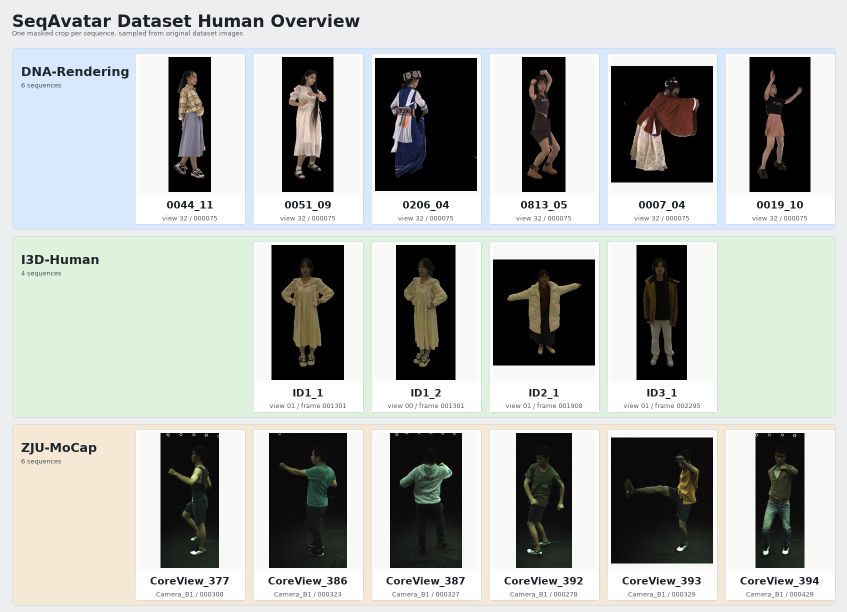
#> input picture dataset_human_overview.png, 1694 x 1224 px (shown at 1/2 size)
$ python -i visual_effects.py   (imports and definitions only)
#> lines starting #> are read from the running program, lines starting #| are printed output that depends on the picture; after the words box and inside, x2 and y2 are one past the last pixel; in counts of white or black regions, pixels touching at a corner belong together
from __future__ import annotations

from functools import lru_cache
from pathlib import Path
from typing import Iterable

import numpy as np
from PIL import Image, ImageDraw, ImageFilter


DEFAULT_BG_SIZE = (864, 1152)


def _to_uint8_rgb(value) -> np.ndarray:
    if hasattr(value, "detach"):
        arr = value.detach().cpu().numpy()
    else:
        arr = np.asarray(value)
    if arr.ndim == 3 and arr.shape[0] in (1, 3, 4):
        arr = np.transpose(arr[:3], (1, 2, 0))
    arr = np.asarray(arr)
    if arr.dtype != np.uint8:
        arr = np.clip(arr, 0.0, 1.0)
        arr = (arr * 255.0).astype(np.uint8)
    if arr.ndim == 2:
        arr = np.repeat(arr[:, :, None], 3, axis=2)
    if arr.shape[2] == 4:
        arr = arr[:, :, :3]
    return arr


def _to_uint8_alpha(value, size=None) -> np.ndarray:
    if value is None:
        if size is None:
            raise ValueError("size is required when alpha is None")
        return np.full((size[1], size[0]), 255, dtype=np.uint8)
    if hasattr(value, "detach"):
        arr = value.detach().cpu().numpy()
    else:
        arr = np.asarray(value)
    arr = np.squeeze(arr)
    if arr.ndim == 3:
        arr = np.max(arr, axis=0)
    if arr.dtype != np.uint8:
        arr = np.clip(arr, 0.0, 1.0)
        arr = (arr * 255.0).astype(np.uint8)
    return arr


def tensor_to_rgb_pil(value) -> Image.Image:
    return Image.fromarray(_to_uint8_rgb(value), "RGB")


def alpha_to_l_pil(value, size) -> Image.Image:
    return Image.fromarray(_to_uint8_alpha(value, size=size), "L")


def make_default_stage_background(size=DEFAULT_BG_SIZE) -> Image.Image:
    width, height = size
    y = np.linspace(0.0, 1.0, height, dtype=np.float32)[:, None]
    x = np.linspace(0.0, 1.0, width, dtype=np.float32)[None, :]

    top = np.array([220, 232, 238], dtype=np.float32)
    bottom = np.array([194, 212, 222], dtype=np.float32)
    base = top * (1.0 - y[..., None]) + bottom * y[..., None]

    center_glow = np.exp(-(((x - 0.58) / 0.32) ** 2 + ((y - 0.38) / 0.45) ** 2))
    base = base + center_glow[..., None] * 20.0

    rng = np.random.default_rng(17)
    noise = rng.normal(0.0, 2.2, (height, width, 1)).astype(np.float32)
    base = np.clip(base + noise, 0, 255).astype(np.uint8)
    image = Image.fromarray(base, "RGB")
    draw = ImageDraw.Draw(image, "RGBA")

    floor_y = int(height * 0.78)
    draw.rectangle((0, floor_y, width, height), fill=(226, 236, 241, 210))
    draw.line((0, floor_y, width, floor_y - int(height * 0.03)), fill=(130, 152, 165, 110), width=2)

    # Left translucent vertical rods, similar to the reference stage image.
    rod_area = int(width * 0.30)
    for idx, x0 in enumerate(range(-6, rod_area, max(8, width // 58))):
        alpha = 82 if idx % 3 else 130
        draw.line((x0, 0, x0 + int(width * 0.03), floor_y + int(height * 0.05)), fill=(255, 255, 255, alpha), width=2)
        draw.line((x0 + 4, 0, x0 + int(width * 0.03) + 4, floor_y), fill=(154, 179, 193, 55), width=1)

    # Back round plinth.
    back_bbox = (
        int(width * 0.58),
        int(height * 0.64),
        int(width * 1.04),
        int(height * 0.88),
    )
    draw.ellipse(back_bbox, fill=(232, 241, 245, 235), outline=(250, 252, 252, 165), width=3)
    draw.rectangle(
        (back_bbox[0], int(height * 0.73), back_bbox[2], int(height * 0.88)),
        fill=(199, 218, 229, 175),
    )
    draw.ellipse(back_bbox, outline=(250, 252, 252, 185), width=3)

    # Front white oval platform.
    front_bbox = (
        int(width * 0.04),
        int(height * 0.77),
        int(width * 0.98),
        int(height * 1.06),
    )
    draw.ellipse(front_bbox, fill=(246, 250, 251, 245), outline=(255, 255, 255, 220), width=4)
    draw.arc(front_bbox, 0, 180, fill=(255, 255, 255, 230), width=5)
    draw.arc(front_bbox, 180, 360, fill=(180, 202, 214, 105), width=3)

    return image.filter(ImageFilter.GaussianBlur(radius=0.25))


@lru_cache(maxsize=24)
def _background_cached(path: str | None, size: tuple[int, int], fit: str) -> Image.Image:
    if path:
        bg = Image.open(path).convert("RGB")
    else:
        bg = make_default_stage_background(DEFAULT_BG_SIZE)
    return fit_background(bg, size, fit=fit)


def fit_background(bg: Image.Image, size: tuple[int, int], fit="cover") -> Image.Image:
    width, height = size
    src_w, src_h = bg.size
    if fit == "contain":
        scale = min(width / src_w, height / src_h)
    else:
        scale = max(width / src_w, height / src_h)
    resized = bg.resize((max(1, int(src_w * scale)), max(1, int(src_h * scale))), Image.Resampling.LANCZOS)
    canvas = Image.new("RGB", size, (218, 230, 236))
    left = (width - resized.size[0]) // 2
    top = (height - resized.size[1]) // 2
    canvas.paste(resized, (left, top))
    if fit == "cover":
        return canvas.crop((0, 0, width, height))
    return canvas


def shifted_mask(mask: Image.Image, size: tuple[int, int], offset: Iterable[int]) -> Image.Image:
    dx, dy = [int(v) for v in offset]
    out = Image.new("L", size, 0)
    out.paste(mask, (dx, dy))
    return out


def compose_pil(
    foreground: Image.Image,
    alpha: Image.Image | None = None,
    *,
    background_path: str | Path | None = None,
    enable_background: bool = True,
    enable_shadow: bool = True,
    background_fit: str = "cover",
    shadow_offset: Iterable[int] = (46, 30),
    shadow_blur: float = 14.0,
    shadow_opacity: float = 0.33,
) -> Image.Image:
    foreground = foreground.convert("RGB")
    size = foreground.size
    if alpha is None:
        alpha = Image.new("L", size, 255)
    else:
        alpha = alpha.convert("L").resize(size, Image.Resampling.BILINEAR)

    if enable_background:
        bg = _background_cached(str(background_path) if background_path else None, size, background_fit).copy()
    else:
        bg = Image.new("RGB", size, (0, 0, 0))

    if enable_shadow:
        shadow_alpha = shifted_mask(alpha, size, shadow_offset)
        shadow_alpha = shadow_alpha.filter(ImageFilter.MaxFilter(9))
        shadow_alpha = shadow_alpha.filter(ImageFilter.GaussianBlur(float(shadow_blur)))
        shadow_alpha = shadow_alpha.point(lambda p: int(p * float(shadow_opacity)))
        shadow_layer = Image.new("RGB", size, (0, 0, 0))
        bg.paste(shadow_layer, (0, 0), shadow_alpha)

    bg.paste(foreground, (0, 0), alpha)
    return bg


def compose_torch_render(
    image,
    alpha=None,
    *,
    background_path: str | Path | None = None,
    enable_background: bool = True,
    enable_shadow: bool = True,
    background_fit: str = "cover",
    shadow_offset: Iterable[int] = (46, 30),
    shadow_blur: float = 14.0,
    shadow_opacity: float = 0.33,
) -> np.ndarray:
    fg = tensor_to_rgb_pil(image)
    mask = alpha_to_l_pil(alpha, fg.size) if alpha is not None else None
    out = compose_pil(
        fg,
        mask,
        background_path=background_path,
        enable_background=enable_background,
        enable_shadow=enable_shadow,
        background_fit=background_fit,
        shadow_offset=shadow_offset,
        shadow_blur=shadow_blur,
        shadow_opacity=shadow_opacity,
    )
    return np.asarray(out, dtype=np.uint8)


def visual_metadata(args) -> dict:
    bg_path = getattr(args, "visual_background_path", None)
    return {
        "visual_background": bool(getattr(args, "visual_background", True)),
        "visual_shadow": bool(getattr(args, "visual_shadow", True)),
        "visual_background_path": str(bg_path) if bg_path else None,
        "visual_background_fit": getattr(args, "visual_background_fit", "cover"),
        "visual_shadow_offset": list(getattr(args, "visual_shadow_offset", [46, 30])),
        "visual_shadow_blur": float(getattr(args, "visual_shadow_blur", 14.0)),
        "visual_shadow_opacity": float(getattr(args, "visual_shadow_opacity", 0.33)),
    }

>>> import cv2
>>> picture = cv2.imread('../dataset_human_overview.png', cv2.IMREAD_GRAYSCALE)
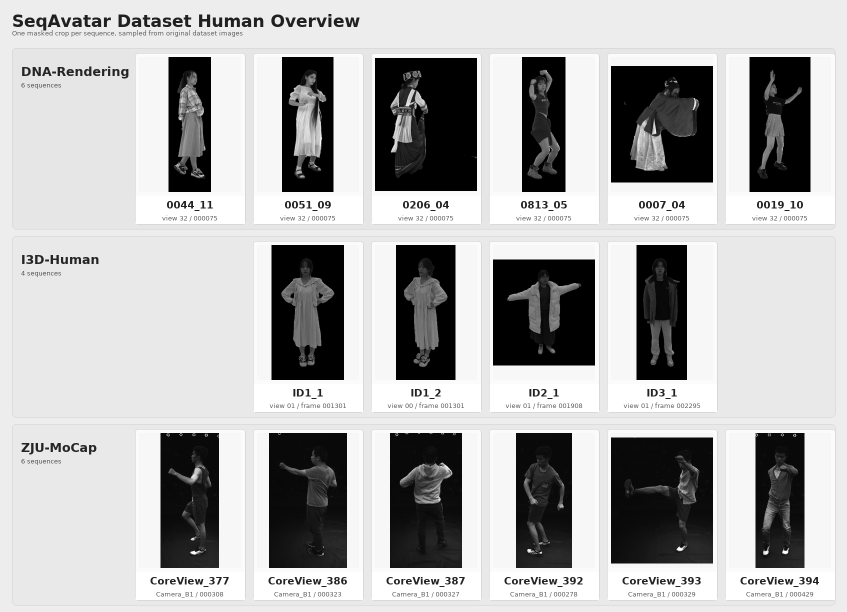
#> picture: shape (1224, 1694) (shown at 1/2 size); min 0, max 255, mean 177.8
>>> result = compose_torch_render(picture)
#> in compose_pil, `alpha = Image.new("L", size, 255)`: alpha: PIL image 1694x1224 L; every value is 255
#> in make_default_stage_background, `image = Image.fromarray(base, "RGB")`:
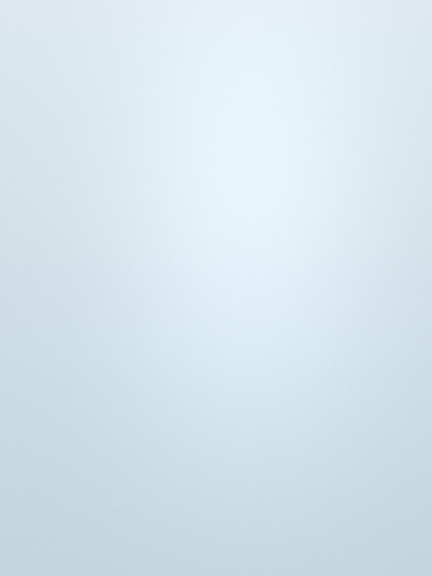
#> image: PIL image 864x1152 RGB (shown at 1/2 size); mean R, G, B 214, 229, 237
#> in make_default_stage_background, `return image.filter(ImageFilter.GaussianBlur(radius=0.25))`:
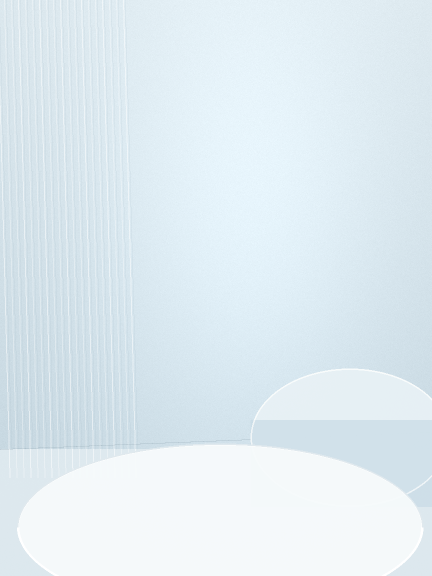
#> returned value: PIL image 864x1152 RGB (shown at 1/2 size); mean R, G, B 224, 236, 242.2
#> in fit_background, `canvas = Image.new("RGB", size, (218, 230, 236))`:
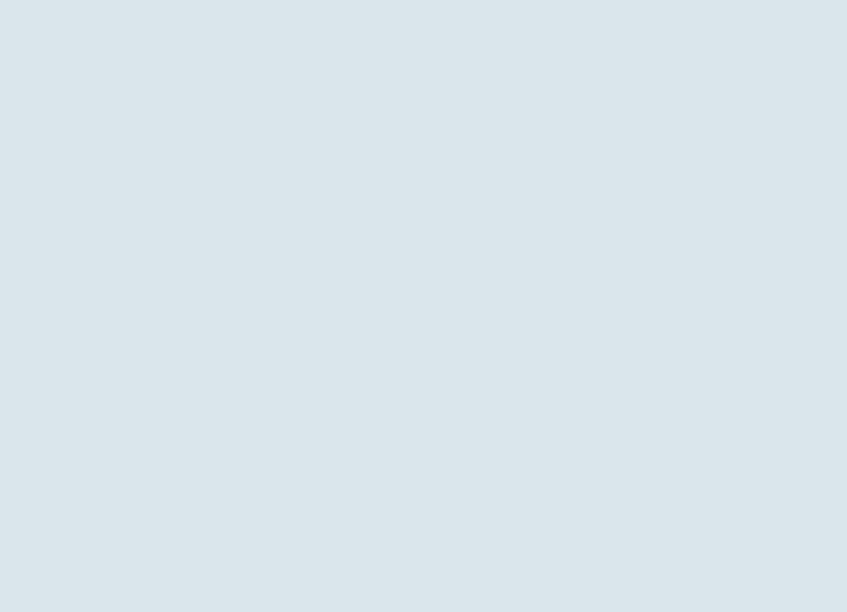
#> canvas: PIL image 1694x1224 RGB (shown at 1/2 size); mean R, G, B 218, 230, 236
#> in shifted_mask, `out = Image.new("L", size, 0)`: out: PIL image 1694x1224 L; every value is 0
#> in shifted_mask, `out.paste(mask, (dx, dy))`:
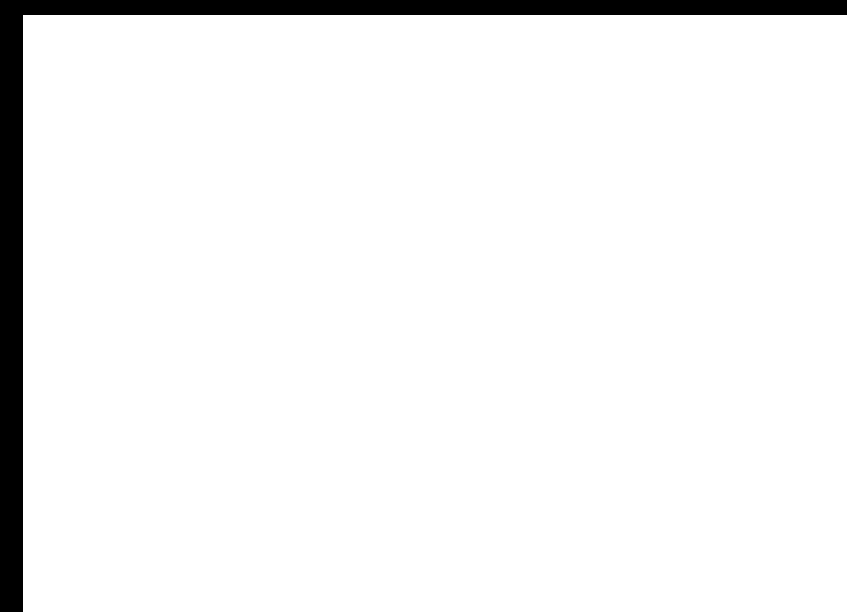
#> out: PIL image 1694x1224 L (shown at 1/2 size); 94.9% white; 1 black region, box (x1, y1, x2, y2) and area: (0, 0, 1694, 1224) 105744
#> in compose_pil, `shadow_alpha = shadow_alpha.filter(ImageFilter.MaxFilter(9))`: shadow_alpha: PIL image 1694x1224 L; 95.4% white; 1 black region, box (x1, y1, x2, y2) and area: (0, 0, 1694, 1224) 94360
#> in compose_pil, `shadow_alpha = shadow_alpha.point(lambda p: int(p * float(shadow_opaci..`:
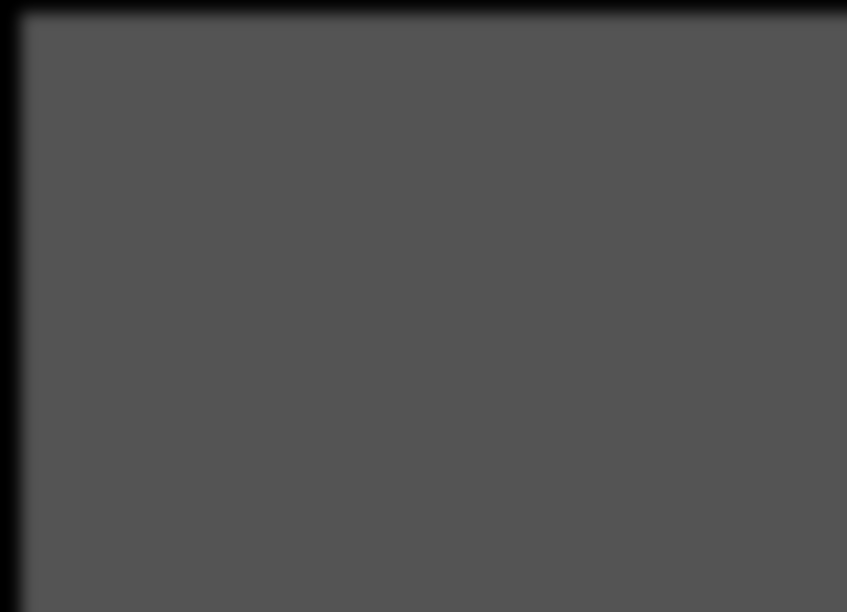
#> shadow_alpha: PIL image 1694x1224 L (shown at 1/2 size); min 0, max 84, mean 80.1
#> in compose_pil, `shadow_layer = Image.new("RGB", size, (0, 0, 0))`: shadow_layer: PIL image 1694x1224 RGB; every value is 0
#> in compose_pil, `bg.paste(shadow_layer, (0, 0), shadow_alpha)`:
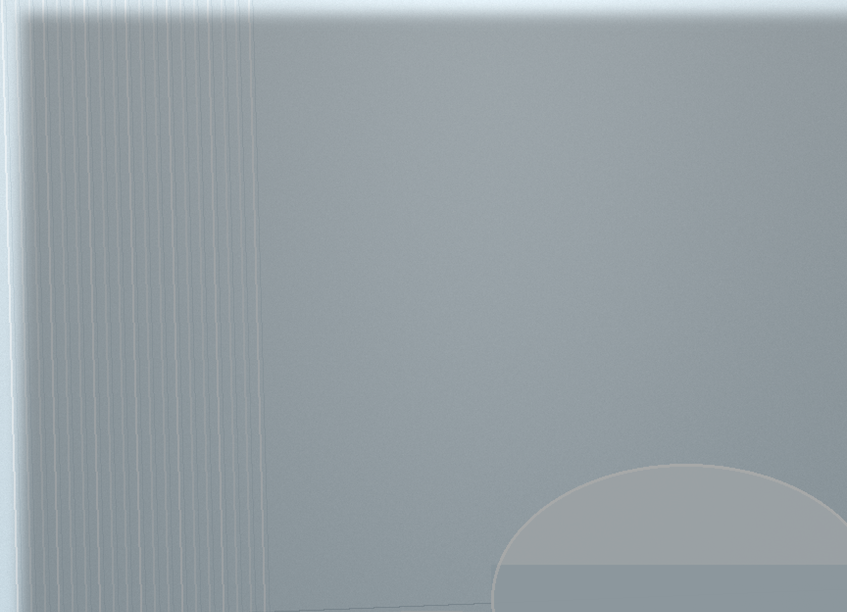
#> bg: PIL image 1694x1224 RGB (shown at 1/2 size); mean R, G, B 149.1, 159, 164.3
